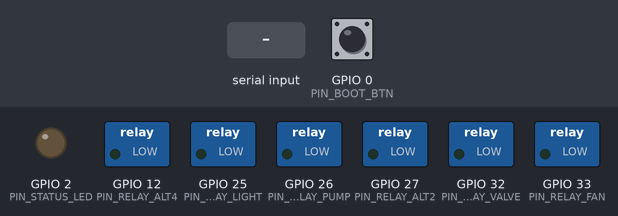
Bench run of a sketch on a simulated ESP32. Shown: switched loads named in the sketch (green lamp = pin HIGH), output pins drawn as LEDs (lit = HIGH). The inputs (shaded band) are chosen by the test bench; at power-on: GPIO 0 (PIN_BOOT_BTN) HIGH. WiFi joins after 1.5 s; servers stay silent unless stated; the local clock reads 2024-03-15 10:24:30 at power-on unless the sketch sets it; random numbers use the default seed unless the sketch sets one; no radio packets arrive unless stated; what the sketch prints to the serial monitor is not drawn.

Above: at 3.0 s.
3.1 s: "ON\n" received over Serial
At 4.4 s:
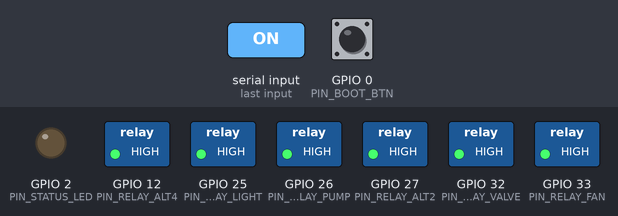
6.1 s: GPIO 0 (PIN_BOOT_BTN) pulled LOW for 1 s
At 6.52 s:
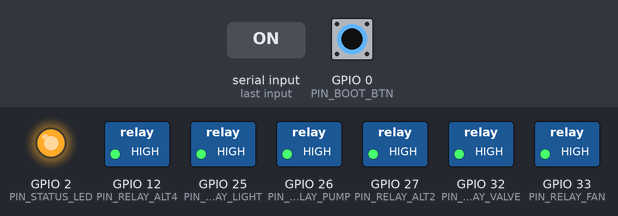
9.1 s: "ALL=0\n" received over Serial
At 9.8 s:
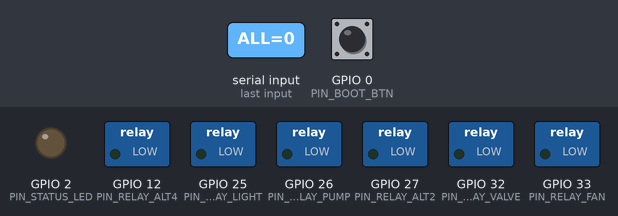
10.6 s: "ALL=1\n" received over Serial
At 11.3 s:
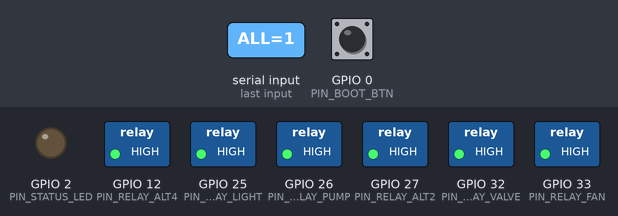
13.6 s: GPIO 0 (PIN_BOOT_BTN) pulled LOW for 3.2 s
Timing chart, 0 to 18.3 s (numbered marks = the images above; inputs shaded):
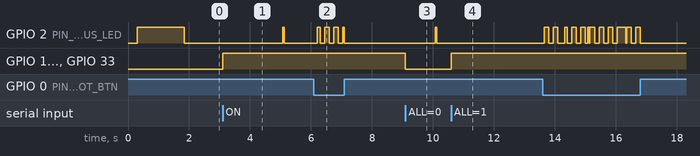

Measured:
- after the input at 3.1 s, GPIO 12 (PIN_RELAY_ALT4), GPIO 25 (PIN_RELAY_LIGHT), GPIO 26 (PIN_RELAY_PUMP), GPIO 27 (PIN_RELAY_ALT2), GPIO 32 (PIN_RELAY_VALVE), GPIO 33 (PIN_RELAY_FAN): LOW → HIGH at once
- after the input at 6.1 s, GPIO 2 (PIN_STATUS_LED): LOW → HIGH after 0.10 s, then repeats every 0.30 s: LOW 0.15 s, HIGH 0.15 s
- after the input at 9.1 s, GPIO 12 (PIN_RELAY_ALT4), GPIO 25 (PIN_RELAY_LIGHT), GPIO 26 (PIN_RELAY_PUMP), GPIO 27 (PIN_RELAY_ALT2), GPIO 32 (PIN_RELAY_VALVE), GPIO 33 (PIN_RELAY_FAN): HIGH → LOW at once
- after the input at 10.6 s, GPIO 12 (PIN_RELAY_ALT4), GPIO 25 (PIN_RELAY_LIGHT), GPIO 26 (PIN_RELAY_PUMP), GPIO 27 (PIN_RELAY_ALT2), GPIO 32 (PIN_RELAY_VALVE), GPIO 33 (PIN_RELAY_FAN): LOW → HIGH at once

The sketch:

esp32_lora_sender.ino
```cpp
/**
 * ============================================================================
 * Smart Farm - ESP32 4-Relay + LoRa Sensor Sender Node
 * ============================================================================
 * หน้าที่:
 *  1. อ่านค่าเซนเซอร์สมาร์ทฟาร์ม 12 พารามิเตอร์ และส่งผ่าน LoRa 433MHz (SX1278) ทุก 5 วินาที
 *  2. ควบคุม Relay ทั้ง 4 ช่องบนบอร์ด ESP32 4-Relay (พัดลม, ไฟ, ปั๊มน้ำ, วาล์วปุ๋ย)
 *  3. ซิงค์สถานะปุ่มกดจากหน้าเว็บ (ControlsTab: /api/controls.php) อัตโนมัติผ่าน Wi-Fi (mDNS)
 *     และรองรับการรับคำสั่งผ่านคลื่นวิทยุ LoRa 433MHz (Two-Way LoRa) หรือพิมพ์สั่งผ่าน Serial
 *  4. กดปุ่ม BOOT (GPIO 0) ค้าง 3 วินาทีได้ตลอดเวลาเพื่อเปิด WiFiManager AP ตั้งค่า Wi-Fi ผ่านมือถือ
 * ============================================================================
 */

#include <SPI.h>
#include <LoRa.h>
#include <ArduinoJson.h>
#include <WiFi.h>
#include <WiFiManager.h>
#include <HTTPClient.h>
#include <ESPmDNS.h>
#include <time.h>

// ==========================================
// โครงสร้างข้อมูลเซนเซอร์ (วางไว้บนสุดเพื่อป้องกัน Arduino Prototype Error)
// ==========================================
typedef struct {
  float soil_temp;       // s_temp
  float soil_humidity;   // s_hmd
  float water_temp;      // w_temp
  float air_humidity;    // a_hmd
  float water_ph;        // p_water
  float water_ec;        // e_water
  float light_intensity; // l_int
  float air_temp;        // s_temp_s
  float wind_speed;      // w_speed
  float water_level;     // w_level
  float flow_rate;       // f_rate
  const char* current_status;  // c_stat
  String feedback_status;      // f_stat
} FarmSensorData;

// ==========================================
// 1. การกำหนดขาพิน LoRa SPI & Relay 4 ช่อง
// ==========================================
#define LORA_SCK       18
#define LORA_MISO      19
#define LORA_MOSI      23
#define LORA_NSS        5   // CS
#define LORA_RST       14
// หมายเหตุ: ใช้โหมด SPI Polling (-1 สำหรับ DIO0) เพื่อคืนขา GPIO 26 ให้ Relay ใช้งานได้ 100%
#define LORA_DIO0      -1

// ขา Relay ทั้ง 4 ช่องบนบอร์ด ESP32 4-Relay (Active-HIGH: HIGH = ON, LOW = OFF)
#define PIN_RELAY_FAN    33  // Relay 1: fan_1   (พัดลมระบายอากาศ)
#define PIN_RELAY_LIGHT  25  // Relay 2: light_1 (ระบบไฟสังเคราะห์แสง)
#define PIN_RELAY_PUMP   26  // Relay 3: pump_1  (ปั๊มน้ำหลัก)
#define PIN_RELAY_VALVE  32  // Relay 4: valve_1 (วาล์วน้ำสารละลาย)

// ขาสำรองสำหรับบอร์ด 4-Relay อีกรุ่น (GPIO 27, 12) ให้ทำงานควบคู่กันอัตโนมัติ
#define PIN_RELAY_ALT2   27
#define PIN_RELAY_ALT4   12

#define RELAY_ON        HIGH
#define RELAY_OFF       LOW

#define PIN_BOOT_BTN    0   // ปุ่ม BOOT บนบอร์ด ESP32 (Active Low)
#define PIN_STATUS_LED  2   // Onboard LED (GPIO 2)

#define LED_ON          LOW
#define LED_OFF         HIGH

// ==========================================
// 2. การตั้งค่า LoRa & โหนด
// ==========================================
#define LORA_BAND        433E6    // ความถี่ LoRa 433 MHz
#define LORA_SYNC_WORD   0xF3     // Sync Word มาตรฐานตรงกับบอร์ด Receiver
#define LORA_TX_POWER    17       // กำลังส่ง 17 dBm
#define SPREADING_FACTOR 7        // SF7
#define SIGNAL_BANDWIDTH 125E3    // 125 kHz
#define CODING_RATE      5        // 4/5

const char* NODE_ID = "ESP32_NODE_01";
const char* SERVER_MDNS_HOST = "DESKTOP-P4UNEON"; // ชื่อเครื่องโน้ตบุ๊กเซิร์ฟเวอร์ (.local)
const int   SERVER_PORT = 8000;

const unsigned long SEND_INTERVAL_MS = 5000; // ส่งข้อมูล LoRa ทุก 5 วินาที
const unsigned long POLL_CONTROL_MS  = 2000; // ดึงสถานะปุ่มกด Relay จากเว็บทุก 2 วินาที

// ==========================================
// 3. ตัวแปรสถานะระบบและ Relay ทั้ง 4 ช่อง
// ==========================================
unsigned long lastSendTime = 0;
unsigned long lastPollTime = 0;
bool isConfigPortalActive = false;
unsigned long bootButtonPressStart = 0;
bool bootButtonPressed = false;

bool stateFan   = false; // fan_1
bool stateLight = false; // light_1
bool statePump  = false; // pump_1
bool stateValve = false; // valve_1
String serverBaseUrl = "";

// ==========================================
// 4. ฟังก์ชันควบคุม Relay ทั้ง 4 ช่อง
// ==========================================
void applyRelayHardware() {
  digitalWrite(PIN_RELAY_FAN,   stateFan   ? RELAY_ON : RELAY_OFF);
  digitalWrite(PIN_RELAY_LIGHT, stateLight ? RELAY_ON : RELAY_OFF);
  digitalWrite(PIN_RELAY_PUMP,  statePump  ? RELAY_ON : RELAY_OFF);
  digitalWrite(PIN_RELAY_VALVE, stateValve ? RELAY_ON : RELAY_OFF);

  // สั่งขาสำรองสำหรับบอร์ดอีกรุ่นควบคู่กัน
  digitalWrite(PIN_RELAY_ALT2,  stateLight ? RELAY_ON : RELAY_OFF);
  digitalWrite(PIN_RELAY_ALT4,  stateValve ? RELAY_ON : RELAY_OFF);
}

void updateRelaysFromStates(bool fan, bool light, bool pump, bool valve, const char* source) {
  bool changed = (fan != stateFan) || (light != stateLight) || (pump != statePump) || (valve != stateValve);
  stateFan   = fan;
  stateLight = light;
  statePump  = pump;
  stateValve = valve;
  applyRelayHardware();

  if (changed) {
    Serial.printf("[RELAY - %s] Updated -> FAN:%s | LIGHT:%s | PUMP:%s | VALVE:%s\n",
                  source,
                  stateFan ? "ON" : "OFF",
                  stateLight ? "ON" : "OFF",
                  statePump ? "ON" : "OFF",
                  stateValve ? "ON" : "OFF");
  }
}

String getRelaySummaryString() {
  return String("F:") + (stateFan ? "1" : "0") +
         ",L:" + (stateLight ? "1" : "0") +
         ",P:" + (statePump ? "1" : "0") +
         ",V:" + (stateValve ? "1" : "0");
}

// ==========================================
// 5. ฟังก์ชันซิงค์คำสั่งปุ่มกดจากหน้าเว็บ ControlsTab (ผ่าน Wi-Fi หรือ LoRa)
// ==========================================
void resolveServerUrl() {
  if (WiFi.status() != WL_CONNECTED) return;
  if (serverBaseUrl.length() > 0) return;

  IPAddress serverIp = MDNS.queryHost(SERVER_MDNS_HOST, 1500);
  if (serverIp != INADDR_NONE) {
    serverBaseUrl = "http://" + serverIp.toString() + ":" + String(SERVER_PORT);
    Serial.printf("[mDNS] Found Smart Farm Server: %s\n", serverBaseUrl.c_str());
  } else {
    // Fallback ไปที่โดเมน DuckDNS
    serverBaseUrl = "http://olmy.duckdns.org:" + String(SERVER_PORT);
  }
}

void pollWebControls() {
  if (WiFi.status() != WL_CONNECTED) return;
  resolveServerUrl();
  if (serverBaseUrl.length() == 0) return;

  WiFiClient client;
  HTTPClient http;
  http.setTimeout(1200);

  String url = serverBaseUrl + "/api/controls.php";
  if (http.begin(client, url)) {
    int httpCode = http.GET();
    if (httpCode == HTTP_CODE_OK) {
      String payload = http.getString();
      JsonDocument doc;
      if (!deserializeJson(doc, payload) && doc["status"] == "success") {
        bool nextFan = stateFan, nextLight = stateLight, nextPump = statePump, nextValve = stateValve;
        JsonArray devices = doc["devices"].as<JsonArray>();
        for (JsonObject dev : devices) {
          String id = dev["device_id"].as<String>();
          bool isOn = (dev["command_state"].as<String>() == "ON");
          if (id == "fan_1")   nextFan   = isOn;
          if (id == "light_1") nextLight = isOn;
          if (id == "pump_1")  nextPump  = isOn;
          if (id == "valve_1") nextValve = isOn;
        }
        updateRelaysFromStates(nextFan, nextLight, nextPump, nextValve, "WEB_CONTROLS");
      }
    } else {
      serverBaseUrl = ""; // ค้นหา mDNS ใหม่รอบถัดไปหากเปลี่ยนวงแลน
    }
    http.end();
  }
}

// ฟังคำสั่งควบคุมที่ส่งกลับมาทางคลื่น LoRa 433MHz หรือพิมพ์ทาง Serial Monitor
void checkIncomingControlCommands() {
  // 1. ตรวจสอบแพ็กเกจ LoRa ขาเข้า (กรณีส่งคำสั่งกลับจากบอร์ด Receiver)
  int packetSize = LoRa.parsePacket();
  if (packetSize > 0) {
    String incoming = "";
    while (LoRa.available()) {
      incoming += (char)LoRa.read();
    }
    incoming.trim();
    JsonDocument doc;
    if (!deserializeJson(doc, incoming)) {
      bool nextFan   = doc["fan_1"].is<const char*>()   ? (String(doc["fan_1"].as<const char*>()) == "ON")   : stateFan;
      bool nextLight = doc["light_1"].is<const char*>() ? (String(doc["light_1"].as<const char*>()) == "ON") : stateLight;
      bool nextPump  = doc["pump_1"].is<const char*>()  ? (String(doc["pump_1"].as<const char*>()) == "ON")  : statePump;
      bool nextValve = doc["valve_1"].is<const char*>() ? (String(doc["valve_1"].as<const char*>()) == "ON") : stateValve;
      updateRelaysFromStates(nextFan, nextLight, nextPump, nextValve, "LORA_RX");
    }
  }

  // 2. ตรวจสอบคำสั่งทดสอบผ่าน Serial Monitor (เช่น พิมพ์ ALL=1, ALL=0, FAN=1, PUMP=1)
  if (Serial.available()) {
    String cmd = Serial.readStringUntil('\n');
    cmd.trim();
    cmd.toUpperCase();
    if (cmd == "ALL=1" || cmd == "ON") {
      updateRelaysFromStates(true, true, true, true, "SERIAL");
    } else if (cmd == "ALL=0" || cmd == "OFF") {
      updateRelaysFromStates(false, false, false, false, "SERIAL");
    } else if (cmd == "FAN=1")   updateRelaysFromStates(true, stateLight, statePump, stateValve, "SERIAL");
    else if (cmd == "FAN=0")     updateRelaysFromStates(false, stateLight, statePump, stateValve, "SERIAL");
    else if (cmd == "LIGHT=1")   updateRelaysFromStates(stateFan, true, statePump, stateValve, "SERIAL");
    else if (cmd == "LIGHT=0")   updateRelaysFromStates(stateFan, false, statePump, stateValve, "SERIAL");
    else if (cmd == "PUMP=1")    updateRelaysFromStates(stateFan, stateLight, true, stateValve, "SERIAL");
    else if (cmd == "PUMP=0")    updateRelaysFromStates(stateFan, stateLight, false, stateValve, "SERIAL");
    else if (cmd == "VALVE=1")   updateRelaysFromStates(stateFan, stateLight, statePump, true, "SERIAL");
    else if (cmd == "VALVE=0")   updateRelaysFromStates(stateFan, stateLight, statePump, false, "SERIAL");
  }
}

// ==========================================
// 6. ฟังก์ชันไฟแสดงสถานะ LED & WiFiManager
// ==========================================
void blinkLed(int times, int delayMs) {
  for (int i = 0; i < times; i++) {
    digitalWrite(PIN_STATUS_LED, LED_ON);
    delay(delayMs);
    digitalWrite(PIN_STATUS_LED, LED_OFF);
    delay(delayMs);
  }
}

void configModeCallback(WiFiManager *myWiFiManager) {
  isConfigPortalActive = true;
  Serial.println("[WiFiManager] Entered AP Configuration Mode");
  Serial.printf("[WiFiManager] Connect to SSID: %s | IP: %s\n",
                myWiFiManager->getConfigPortalSSID().c_str(),
                WiFi.softAPIP().toString().c_str());
  Serial.println("[WiFiManager] Open browser to http://192.168.4.1 to configure WiFi");
}

void checkBootButtonLoop() {
  if (digitalRead(PIN_BOOT_BTN) == LOW) {
    if (!bootButtonPressed) {
      bootButtonPressed = true;
      bootButtonPressStart = millis();
      Serial.println("[BOOT] Button pressed. Hold for 3 seconds to enter WiFi Config...");
    } else {
      if ((millis() / 150) % 2 == 0) {
        digitalWrite(PIN_STATUS_LED, LED_ON);
      } else {
        digitalWrite(PIN_STATUS_LED, LED_OFF);
      }

      if (millis() - bootButtonPressStart >= 3000) {
        Serial.println("\n==========================================");
        Serial.println("[WiFiManager] Starting Configuration Portal...");
        Serial.println("==========================================");
        digitalWrite(PIN_STATUS_LED, LED_ON);

        WiFiManager wm;
        wm.setAPCallback(configModeCallback);
        wm.setConfigPortalTimeout(180);

        String apName = "SmartFarm_Setup_" + String((uint32_t)ESP.getEfuseMac(), HEX);
        if (!wm.startConfigPortal(apName.c_str(), "smartfarm1234")) {
          Serial.println("[WiFiManager] Configuration timeout or closed.");
        } else {
          Serial.println("[WiFiManager] WiFi Configured & Connected Successfully!");
          MDNS.begin("esp32-smartfarm-node01");
          serverBaseUrl = "";
        }
        isConfigPortalActive = false;
        bootButtonPressed = false;
        digitalWrite(PIN_STATUS_LED, LED_ON);
      }
    }
  } else {
    if (bootButtonPressed) {
      bootButtonPressed = false;
      digitalWrite(PIN_STATUS_LED, LED_ON);
      Serial.println("[BOOT] Released before 3 seconds. Cancelled.");
    }
  }
}

// ==========================================
// 7. ฟังก์ชันอ่าน/จำลองข้อมูลเซนเซอร์ & สร้าง JSON
// ==========================================
FarmSensorData readFarmSensors() {
  FarmSensorData data;

  data.soil_temp       = 26.0 + (random(0, 80) / 10.0);
  data.soil_humidity   = 55.0 + (random(0, 300) / 10.0);
  data.water_temp      = 24.5 + (random(0, 50) / 10.0);
  data.air_humidity    = 60.0 + (random(0, 300) / 10.0);
  data.water_ph        = 6.5  + (random(0, 20) / 10.0);
  data.water_ec        = 1.2  + (random(0, 100) / 100.0);
  data.light_intensity = (float)random(15000, 65000);
  data.air_temp        = 29.0 + (random(0, 70) / 10.0);
  data.wind_speed      = 0.5  + (random(0, 45) / 10.0);
  data.water_level     = 70.0 + (random(0, 250) / 10.0);
  data.flow_rate       = 2.0  + (random(0, 30) / 10.0);
  data.current_status  = "NORMAL";
  data.feedback_status = getRelaySummaryString();

  return data;
}

String createJsonPayload(const FarmSensorData& sData) {
  JsonDocument doc;

  doc["id"] = NODE_ID;
  doc["ts"] = (uint32_t)time(nullptr);

  JsonObject dataObj = doc["data"].to<JsonObject>();
  dataObj["s_temp"]   = serialized(String(sData.soil_temp, 2));
  dataObj["s_hmd"]    = serialized(String(sData.soil_humidity, 2));
  dataObj["w_temp"]   = serialized(String(sData.water_temp, 2));
  dataObj["a_hmd"]    = serialized(String(sData.air_humidity, 2));
  dataObj["p_water"]  = serialized(String(sData.water_ph, 2));
  dataObj["e_water"]  = serialized(String(sData.water_ec, 2));
  dataObj["l_int"]    = serialized(String(sData.light_intensity, 0));
  dataObj["s_temp_s"] = serialized(String(sData.air_temp, 2));
  dataObj["w_speed"]  = serialized(String(sData.wind_speed, 2));
  dataObj["w_level"]  = serialized(String(sData.water_level, 2));
  dataObj["f_rate"]   = serialized(String(sData.flow_rate, 2));
  dataObj["c_stat"]   = sData.current_status;
  dataObj["f_stat"]   = sData.feedback_status;

  String output;
  serializeJson(doc, output);
  return output;
}

// ==========================================
// 8. Setup & Main Loop
// ==========================================
void setup() {
  Serial.begin(115200);
  while (!Serial && millis() < 2000);
  Serial.println("\n====================================================");
  Serial.println("  Smart Farm - ESP32 4-Relay + LoRa Sender Node");
  Serial.println("====================================================");

  pinMode(PIN_BOOT_BTN, INPUT_PULLUP);
  pinMode(PIN_STATUS_LED, OUTPUT);

  // ตั้งค่าขา Relay ทั้ง 4 ช่องเป็น OUTPUT และเริ่มต้นที่ OFF
  pinMode(PIN_RELAY_FAN,   OUTPUT);
  pinMode(PIN_RELAY_LIGHT, OUTPUT);
  pinMode(PIN_RELAY_PUMP,  OUTPUT);
  pinMode(PIN_RELAY_VALVE, OUTPUT);
  pinMode(PIN_RELAY_ALT2,  OUTPUT);
  pinMode(PIN_RELAY_ALT4,  OUTPUT);
  applyRelayHardware();

  digitalWrite(PIN_STATUS_LED, LED_ON);
  delay(300);
  digitalWrite(PIN_STATUS_LED, LED_OFF);

  // เชื่อมต่อ Wi-Fi ที่เคยบันทึกไว้ในบอร์ดอัตโนมัติ (แบบไม่บล็อกการทำงานของ LoRa)
  WiFi.mode(WIFI_STA);
  WiFi.begin();
  Serial.print("[WiFi] Auto-connecting to saved Wi-Fi");
  unsigned long wifiWait = millis();
  while (WiFi.status() != WL_CONNECTED && millis() - wifiWait < 4000) {
    delay(250);
    Serial.print(".");
  }
  if (WiFi.status() == WL_CONNECTED) {
    Serial.printf("\n[WiFi] Connected! IP: %s (Ready to sync Relay Controls from Web)\n", WiFi.localIP().toString().c_str());
    MDNS.begin("esp32-smartfarm-node01");
  } else {
    Serial.println("\n[WiFi] Not connected yet (Hold BOOT 3s anytime to configure WiFi for Web Relay Sync)");
  }

  // กำหนดขา SPI สำหรับโมดูล LoRa
  SPI.begin(LORA_SCK, LORA_MISO, LORA_MOSI, LORA_NSS);
  LoRa.setPins(LORA_NSS, LORA_RST, LORA_DIO0);

  Serial.print("[LoRa] Initializing LoRa transceiver at ");
  Serial.print(LORA_BAND / 1E6);
  Serial.println(" MHz...");

  if (!LoRa.begin(LORA_BAND)) {
    Serial.println("[LoRa] ERROR: Starting LoRa failed! Check wiring connections.");
    while (1) {
      blinkLed(1, 100);
    }
  }

  LoRa.setSyncWord(LORA_SYNC_WORD);
  LoRa.setTxPower(LORA_TX_POWER);
  LoRa.setSpreadingFactor(SPREADING_FACTOR);
  LoRa.setSignalBandwidth(SIGNAL_BANDWIDTH);
  LoRa.setCodingRate4(CODING_RATE);

  Serial.println("[LoRa] Initialized successfully.");
  digitalWrite(PIN_STATUS_LED, LED_ON);
  Serial.println("[Relay] Ready! Supports Web ControlsTab Sync + LoRa RX + Serial Commands (ALL=1, ALL=0)\n");
}

void loop() {
  // 1. ตรวจจับปุ่ม BOOT (กดค้าง 3 วิเพื่อเปิด WiFi Portal)
  checkBootButtonLoop();

  // 2. ตรวจรับคำสั่งเปิด/ปิด Relay จากคลื่น LoRa หรือ Serial Monitor
  checkIncomingControlCommands();

  unsigned long currentMillis = millis();

  // 3. ซิงค์สถานะปุ่มกด Relay ทั้ง 4 ช่องจากหน้าเว็บ (ControlsTab) ทุก 2 วินาที
  if (currentMillis - lastPollTime >= POLL_CONTROL_MS) {
    lastPollTime = currentMillis;
    pollWebControls();
  }

  // 4. ส่งข้อมูลเซนเซอร์ผ่าน LoRa 433MHz ทุก 5 วินาที
  if (currentMillis - lastSendTime >= SEND_INTERVAL_MS) {
    lastSendTime = currentMillis;

    FarmSensorData sensorData = readFarmSensors();
    String jsonString = createJsonPayload(sensorData);

    Serial.print("[LoRa TX] Sending Packet: ");
    Serial.println(jsonString);

    LoRa.beginPacket();
    LoRa.print(jsonString);
    LoRa.endPacket();

    // คืนขา GPIO 26 ให้คงสถานะ Relay ปั๊มน้ำไว้เสมอหลังส่ง LoRa เสร็จ
    applyRelayHardware();

    digitalWrite(PIN_STATUS_LED, LED_OFF);
    delay(50);
    digitalWrite(PIN_STATUS_LED, LED_ON);
  }
}
```
